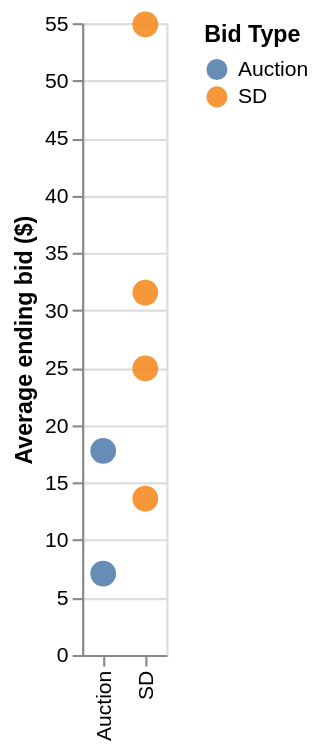

The notebook cell this image was saved under:
### Code cell
(alt.Chart(dv)
   .transform_aggregate(avg="mean(Ending Bid)", groupby=["stream", "Bid Type"])
   .mark_circle(size=150, opacity=0.85)
   .encode(x=alt.X("Bid Type:N", title=None),
           y=alt.Y("avg:Q", title="Average ending bid ($)"),
           color="Bid Type:N",
           tooltip=["stream:N", alt.Tooltip("avg:Q", format=".1f")]))

### Figure 1 — Vega-Lite specification as saved in the notebook (floating-point values rounded to 4 significant figures; data arrays with more than 128 entries replaced by an {"elided": "..."} marker saying what was removed)
{"config": {"view": {"continuousWidth": 300, "continuousHeight": 300}}, "data": {"name": "data-d18befe0801b9c72d31767faf492b44e"}, "mark": {"type": "circle", "opacity": 0.85, "size": 150}, "encoding": {"color": {"field": "Bid Type", "type": "nominal"}, "tooltip": [{"field": "stream", "type": "nominal"}, {"field": "avg", "format": ".1f", "type": "quantitative"}], "x": {"field": "Bid Type", "title": null, "type": "nominal"}, "y": {"field": "avg", "title": "Average ending bid ($)", "type": "quantitative"}}, "transform": [{"aggregate": [{"op": "mean", "field": "Ending Bid", "as": "avg"}], "groupby": ["stream", "Bid Type"]}], "$schema": "https://vega.github.io/schema/vega-lite/v5.20.1.json", "datasets": {"data-d18befe0801b9c72d31767faf492b44e": {"elided": "530 records"}}}
